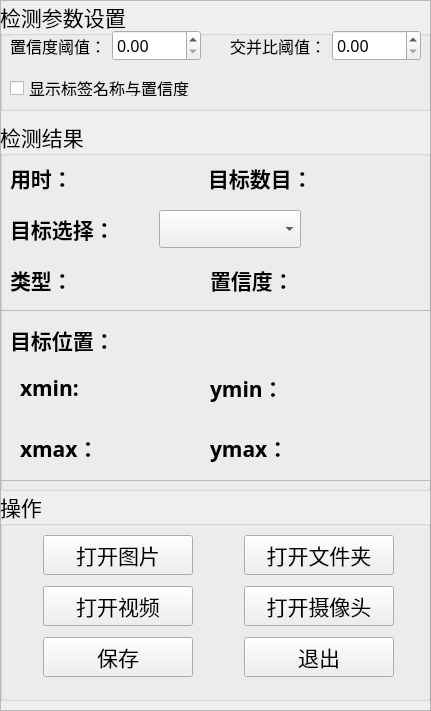
   <widget class="QFrame" name="frame_4">
    <property name="geometry">
     <rect>
      <x>810</x>
      <y>100</y>
      <width>431</width>
      <height>711</height>
     </rect>
    </property>
    <property name="frameShape">
     <enum>QFrame::StyledPanel</enum>
    </property>
    <property name="frameShadow">
     <enum>QFrame::Raised</enum>
    </property>
    <widget class="QGroupBox" name="groupBox">
     <property name="geometry">
      <rect>
       <x>0</x>
       <y>0</y>
       <width>431</width>
       <height>111</height>
      </rect>
     </property>
     <property name="font">
      <font>
       <family>华文楷体</family>
       <pointsize>16</pointsize>
      </font>
     </property>
     <property name="title">
      <string>检测参数设置</string>
     </property>
     <widget class="QCheckBox" name="checkBox">
      <property name="geometry">
       <rect>
        <x>10</x>
        <y>80</y>
        <width>411</width>
        <height>16</height>
       </rect>
      </property>
      <property name="font">
       <font>
        <family>华文楷体</family>
        <pointsize>12</pointsize>
       </font>
      </property>
      <property name="text">
       <string>显示标签名称与置信度</string>
      </property>
     </widget>
     <widget class="QWidget" name="horizontalLayoutWidget">
      <property name="geometry">
       <rect>
        <x>10</x>
        <y>30</y>
        <width>191</width>
        <height>31</height>
       </rect>
      </property>
      <layout class="QHBoxLayout" name="horizontalLayout_10">
       <item>
        <widget class="QLabel" name="label_14">
         <property name="font">
          <font>
           <family>楷体</family>
           <pointsize>12</pointsize>
          </font>
         </property>
         <property name="lineWidth">
          <number>2</number>
         </property>
         <property name="text">
          <string>置信度阈值：</string>
         </property>
        </widget>
       </item>
       <item>
        <widget class="QDoubleSpinBox" name="doubleSpinBox">
         <property name="font">
          <font>
           <family>华文楷体</family>
           <pointsize>12</pointsize>
          </font>
         </property>
         <property name="decimals">
          <number>2</number>
         </property>
        </widget>
       </item>
      </layout>
     </widget>
     <widget class="QWidget" name="horizontalLayoutWidget_2">
      <property name="geometry">
       <rect>
        <x>230</x>
        <y>30</y>
        <width>191</width>
        <height>31</height>
       </rect>
      </property>
      <layout class="QHBoxLayout" name="horizontalLayout_11">
       <item>
        <widget class="QLabel" name="label_15">
         <property name="font">
          <font>
           <family>楷体</family>
           <pointsize>12</pointsize>
          </font>
         </property>
         <property name="text">
          <string>交并比阈值：</string>
         </property>
        </widget>
       </item>
       <item>
        <widget class="QDoubleSpinBox" name="doubleSpinBox_2">
         <property name="font">
          <font>
           <family>华文楷体</family>
           <pointsize>12</pointsize>
          </font>
         </property>
        </widget>
       </item>
      </layout>
     </widget>
    </widget>
    <widget class="QGroupBox" name="groupBox_2">
     <property name="geometry">
      <rect>
       <x>0</x>
       <y>120</y>
       <width>431</width>
       <height>371</height>
      </rect>
     </property>
     <property name="font">
      <font>
       <family>华文楷体</family>
       <pointsize>16</pointsize>
      </font>
     </property>
     <property name="title">
      <string>检测结果</string>
     </property>
     <widget class="QFrame" name="frame_6">
      <property name="geometry">
       <rect>
        <x>0</x>
        <y>190</y>
        <width>431</width>
        <height>171</height>
       </rect>
      </property>
      <property name="frameShape">
       <enum>QFrame::StyledPanel</enum>
      </property>
      <property name="frameShadow">
       <enum>QFrame::Raised</enum>
      </property>
      <widget class="QLabel" name="label_4">
       <property name="geometry">
        <rect>
         <x>10</x>
         <y>10</y>
         <width>131</width>
         <height>41</height>
        </rect>
       </property>
       <property name="font">
        <font>
         <family>华文楷体</family>
         <pointsize>16</pointsize>
        </font>
       </property>
       <property name="styleSheet">
        <string notr="true"/>
       </property>
       <property name="text">
        <string>&lt;html&gt;&lt;head/&gt;&lt;body&gt;&lt;p&gt;&lt;span style=&quot; font-weight:600;&quot;&gt;目标位置：&lt;/span&gt;&lt;/p&gt;&lt;/body&gt;&lt;/html&gt;</string>
       </property>
      </widget>
      <widget class="QWidget" name="layoutWidget">
       <property name="geometry">
        <rect>
         <x>20</x>
         <y>60</y>
         <width>161</width>
         <height>37</height>
        </rect>
       </property>
       <layout class="QHBoxLayout" name="horizontalLayout">
        <item>
         <widget class="QLabel" name="label_6">
          <property name="font">
           <font>
            <family>华文楷体</family>
            <pointsize>16</pointsize>
            <weight>50</weight>
            <bold>false</bold>
           </font>
          </property>
          <property name="text">
           <string>&lt;html&gt;&lt;head/&gt;&lt;body&gt;&lt;p&gt;&lt;span style=&quot; font-weight:600;&quot;&gt;xmin:&lt;/span&gt;&lt;/p&gt;&lt;/body&gt;&lt;/html&gt;</string>
          </property>
         </widget>
        </item>
        <item>
         <widget class="QLabel" name="label_xmin">
          <property name="palette">
           <palette>
            <active>
             <colorrole role="WindowText">
              <brush brushstyle="SolidPattern">
               <color alpha="255">
                <red>255</red>
                <green>0</green>
                <blue>0</blue>
               </color>
              </brush>
             </colorrole>
            </active>
            <inactive>
             <colorrole role="WindowText">
              <brush brushstyle="SolidPattern">
               <color alpha="255">
                <red>255</red>
                <green>0</green>
                <blue>0</blue>
               </color>
              </brush>
             </colorrole>
            </inactive>
            <disabled>
             <colorrole role="WindowText">
              <brush brushstyle="SolidPattern">
               <color alpha="255">
                <red>120</red>
                <green>120</green>
                <blue>120</blue>
               </color>
              </brush>
             </colorrole>
            </disabled>
           </palette>
          </property>
          <property name="font">
           <font>
            <family>Arial</family>
            <pointsize>16</pointsize>
            <weight>75</weight>
            <bold>true</bold>
           </font>
          </property>
          <property name="text">
           <string/>
          </property>
         </widget>
        </item>
       </layout>
      </widget>
      <widget class="QWidget" name="layoutWidget">
       <property name="geometry">
        <rect>
         <x>210</x>
         <y>60</y>
         <width>161</width>
         <height>37</height>
        </rect>
       </property>
       <layout class="QHBoxLayout" name="horizontalLayout_2">
        <item>
         <widget class="QLabel" name="label_8">
          <property name="text">
           <string>&lt;html&gt;&lt;head/&gt;&lt;body&gt;&lt;p&gt;&lt;span style=&quot; font-weight:600;&quot;&gt;ymin：&lt;/span&gt;&lt;/p&gt;&lt;/body&gt;&lt;/html&gt;</string>
          </property>
         </widget>
        </item>
        <item>
         <widget class="QLabel" name="label_ymin">
          <property name="palette">
           <palette>
            <active>
             <colorrole role="WindowText">
              <brush brushstyle="SolidPattern">
               <color alpha="255">
                <red>255</red>
                <green>0</green>
                <blue>0</blue>
               </color>
              </brush>
             </colorrole>
            </active>
            <inactive>
             <colorrole role="WindowText">
              <brush brushstyle="SolidPattern">
               <color alpha="255">
                <red>255</red>
                <green>0</green>
                <blue>0</blue>
               </color>
              </brush>
             </colorrole>
            </inactive>
            <disabled>
             <colorrole role="WindowText">
              <brush brushstyle="SolidPattern">
               <color alpha="255">
                <red>120</red>
                <green>120</green>
                <blue>120</blue>
               </color>
              </brush>
             </colorrole>
            </disabled>
           </palette>
          </property>
          <property name="font">
           <font>
            <family>Arial</family>
            <pointsize>16</pointsize>
            <weight>75</weight>
            <bold>true</bold>
           </font>
          </property>
          <property name="text">
           <string/>
          </property>
         </widget>
        </item>
       </layout>
      </widget>
      <widget class="QWidget" name="layoutWidget">
       <property name="geometry">
        <rect>
         <x>20</x>
         <y>120</y>
         <width>161</width>
         <height>37</height>
        </rect>
       </property>
       <layout class="QHBoxLayout" name="horizontalLayout_3">
        <item>
         <widget class="QLabel" name="label_7">
          <property name="text">
           <string>&lt;html&gt;&lt;head/&gt;&lt;body&gt;&lt;p&gt;&lt;span style=&quot; font-weight:600;&quot;&gt;xmax：&lt;/span&gt;&lt;/p&gt;&lt;/body&gt;&lt;/html&gt;</string>
          </property>
         </widget>
        </item>
        <item>
         <widget class="QLabel" name="label_xmax">
          <property name="palette">
           <palette>
            <active>
             <colorrole role="WindowText">
              <brush brushstyle="SolidPattern">
               <color alpha="255">
                <red>255</red>
                <green>0</green>
                <blue>0</blue>
               </color>
              </brush>
             </colorrole>
            </active>
            <inactive>
             <colorrole role="WindowText">
              <brush brushstyle="SolidPattern">
               <color alpha="255">
                <red>255</red>
                <green>0</green>
                <blue>0</blue>
               </color>
              </brush>
             </colorrole>
            </inactive>
            <disabled>
             <colorrole role="WindowText">
              <brush brushstyle="SolidPattern">
               <color alpha="255">
                <red>120</red>
                <green>120</green>
                <blue>120</blue>
               </color>
              </brush>
             </colorrole>
            </disabled>
           </palette>
          </property>
          <property name="font">
           <font>
            <family>Arial</family>
            <pointsize>16</pointsize>
            <weight>75</weight>
            <bold>true</bold>
           </font>
          </property>
          <property name="text">
           <string/>
          </property>
         </widget>
        </item>
       </layout>
      </widget>
      <widget class="QWidget" name="layoutWidget">
       <property name="geometry">
        <rect>
         <x>210</x>
         <y>120</y>
         <width>161</width>
         <height>37</height>
        </rect>
       </property>
       <layout class="QHBoxLayout" name="horizontalLayout_4">
        <item>
         <widget class="QLabel" name="label_9">
          <property name="text">
           <string>&lt;html&gt;&lt;head/&gt;&lt;body&gt;&lt;p&gt;&lt;span style=&quot; font-weight:600;&quot;&gt;ymax：&lt;/span&gt;&lt;/p&gt;&lt;/body&gt;&lt;/html&gt;</string>
          </property>
         </widget>
        </item>
        <item>
         <widget class="QLabel" name="label_ymax">
          <property name="palette">
           <palette>
            <active>
             <colorrole role="WindowText">
              <brush brushstyle="SolidPattern">
               <color alpha="255">
                <red>255</red>
                <green>0</green>
                <blue>0</blue>
               </color>
              </brush>
             </colorrole>
            </active>
            <inactive>
             <colorrole role="WindowText">
              <brush brushstyle="SolidPattern">
               <color alpha="255">
                <red>255</red>
                <green>0</green>
                <blue>0</blue>
               </color>
              </brush>
             </colorrole>
            </inactive>
            <disabled>
             <colorrole role="WindowText">
              <brush brushstyle="SolidPattern">
               <color alpha="255">
                <red>120</red>
                <green>120</green>
                <blue>120</blue>
               </color>
              </brush>
             </colorrole>
            </disabled>
           </palette>
          </property>
          <property name="font">
           <font>
            <family>Arial</family>
            <pointsize>16</pointsize>
            <weight>75</weight>
            <bold>true</bold>
           </font>
          </property>
          <property name="text">
           <string/>
          </property>
         </widget>
        </item>
       </layout>
      </widget>
     </widget>
     <widget class="QWidget" name="layoutWidget">
      <property name="geometry">
       <rect>
        <x>208</x>
        <y>40</y>
        <width>211</width>
        <height>37</height>
       </rect>
      </property>
      <layout class="QHBoxLayout" name="horizontalLayout_5">
       <item>
        <widget class="QLabel" name="label">
         <property name="text">
          <string>&lt;html&gt;&lt;head/&gt;&lt;body&gt;&lt;p&gt;&lt;span style=&quot; font-weight:600;&quot;&gt;目标数目：&lt;/span&gt;&lt;/p&gt;&lt;/body&gt;&lt;/html&gt;</string>
         </property>
        </widget>
       </item>
       <item>
        <widget class="QLabel" name="label_nums">
         <property name="palette">
          <palette>
           <active>
            <colorrole role="WindowText">
             <brush brushstyle="SolidPattern">
              <color alpha="255">
               <red>255</red>
               <green>0</green>
               <blue>0</blue>
              </color>
             </brush>
            </colorrole>
            <colorrole role="Text">
             <brush brushstyle="SolidPattern">
              <color alpha="255">
               <red>0</red>
               <green>0</green>
               <blue>0</blue>
              </color>
             </brush>
            </colorrole>
            <colorrole role="PlaceholderText">
             <brush brushstyle="SolidPattern">
              <color alpha="128">
               <red>255</red>
               <green>0</green>
               <blue>0</blue>
              </color>
             </brush>
            </colorrole>
           </active>
           <inactive>
            <colorrole role="WindowText">
             <brush brushstyle="SolidPattern">
              <color alpha="255">
               <red>255</red>
               <green>0</green>
               <blue>0</blue>
              </color>
             </brush>
            </colorrole>
            <colorrole role="Text">
             <brush brushstyle="SolidPattern">
              <color alpha="255">
               <red>0</red>
               <green>0</green>
               <blue>0</blue>
              </color>
             </brush>
            </colorrole>
            <colorrole role="PlaceholderText">
             <brush brushstyle="SolidPattern">
              <color alpha="128">
               <red>255</red>
               <green>0</green>
               <blue>0</blue>
              </color>
             </brush>
            </colorrole>
           </inactive>
           <disabled>
            <colorrole role="WindowText">
             <brush brushstyle="SolidPattern">
              <color alpha="255">
               <red>120</red>
               <green>120</green>
               <blue>120</blue>
              </color>
             </brush>
            </colorrole>
            <colorrole role="Text">
             <brush brushstyle="SolidPattern">
              <color alpha="255">
               <red>120</red>
               <green>120</green>
               <blue>120</blue>
              </color>
             </brush>
            </colorrole>
            <colorrole role="PlaceholderText">
             <brush brushstyle="SolidPattern">
              <color alpha="128">
               <red>0</red>
               <green>0</green>
               <blue>0</blue>
              </color>
             </brush>
            </colorrole>
           </disabled>
          </palette>
         </property>
         <property name="font">
          <font>
           <family>Arial</family>
           <pointsize>16</pointsize>
           <weight>75</weight>
           <bold>true</bold>
          </font>
         </property>
         <property name="text">
          <string/>
         </property>
        </widget>
       </item>
      </layout>
     </widget>
     <widget class="QWidget" name="layoutWidget">
      <property name="geometry">
       <rect>
        <x>10</x>
        <y>90</y>
        <width>291</width>
        <height>38</height>
       </rect>
      </property>
      <layout class="QHBoxLayout" name="horizontalLayout_6">
       <item>
        <widget class="QLabel" name="label_5">
         <property name="text">
          <string>&lt;html&gt;&lt;head/&gt;&lt;body&gt;&lt;p&gt;&lt;span style=&quot; font-weight:600;&quot;&gt;目标选择：&lt;/span&gt;&lt;/p&gt;&lt;/body&gt;&lt;/html&gt;</string>
         </property>
        </widget>
       </item>
       <item>
        <widget class="QComboBox" name="comboBox"/>
       </item>
      </layout>
     </widget>
     <widget class="QWidget" name="layoutWidget_2">
      <property name="geometry">
       <rect>
        <x>10</x>
        <y>40</y>
        <width>171</width>
        <height>37</height>
       </rect>
      </property>
      <layout class="QHBoxLayout" name="horizontalLayout_7">
       <item>
        <widget class="QLabel" name="label_10">
         <property name="text">
          <string>&lt;html&gt;&lt;head/&gt;&lt;body&gt;&lt;p&gt;&lt;span style=&quot; font-weight:600;&quot;&gt;用时：&lt;/span&gt;&lt;/p&gt;&lt;/body&gt;&lt;/html&gt;</string>
         </property>
        </widget>
       </item>
       <item>
        <widget class="QLabel" name="time_lb">
         <property name="palette">
          <palette>
           <active>
            <colorrole role="WindowText">
             <brush brushstyle="SolidPattern">
              <color alpha="255">
               <red>255</red>
               <green>0</green>
               <blue>0</blue>
              </color>
             </brush>
            </colorrole>
            <colorrole role="Text">
             <brush brushstyle="SolidPattern">
              <color alpha="255">
               <red>0</red>
               <green>0</green>
               <blue>0</blue>
              </color>
             </brush>
            </colorrole>
            <colorrole role="PlaceholderText">
             <brush brushstyle="SolidPattern">
              <color alpha="128">
               <red>255</red>
               <green>0</green>
               <blue>0</blue>
              </color>
             </brush>
            </colorrole>
           </active>
           <inactive>
            <colorrole role="WindowText">
             <brush brushstyle="SolidPattern">
              <color alpha="255">
               <red>255</red>
               <green>0</green>
               <blue>0</blue>
              </color>
             </brush>
            </colorrole>
            <colorrole role="Text">
             <brush brushstyle="SolidPattern">
              <color alpha="255">
               <red>0</red>
               <green>0</green>
               <blue>0</blue>
              </color>
             </brush>
            </colorrole>
            <colorrole role="PlaceholderText">
             <brush brushstyle="SolidPattern">
              <color alpha="128">
               <red>255</red>
               <green>0</green>
               <blue>0</blue>
              </color>
             </brush>
            </colorrole>
           </inactive>
           <disabled>
            <colorrole role="WindowText">
             <brush brushstyle="SolidPattern">
              <color alpha="255">
               <red>120</red>
               <green>120</green>
               <blue>120</blue>
              </color>
             </brush>
            </colorrole>
            <colorrole role="Text">
             <brush brushstyle="SolidPattern">
              <color alpha="255">
               <red>120</red>
               <green>120</green>
               <blue>120</blue>
              </color>
             </brush>
            </colorrole>
            <colorrole role="PlaceholderText">
             <brush brushstyle="SolidPattern">
              <color alpha="128">
               <red>0</red>
               <green>0</green>
               <blue>0</blue>
              </color>
             </brush>
            </colorrole>
           </disabled>
          </palette>
         </property>
         <property name="font">
          <font>
           <family>Arial</family>
           <pointsize>16</pointsize>
           <weight>75</weight>
           <bold>true</bold>
          </font>
         </property>
         <property name="text">
          <string/>
         </property>
        </widget>
       </item>
      </layout>
     </widget>
     <widget class="QWidget" name="layoutWidget">
      <property name="geometry">
       <rect>
        <x>210</x>
        <y>140</y>
        <width>191</width>
        <height>41</height>
       </rect>
      </property>
      <layout class="QHBoxLayout" name="horizontalLayout_8">
       <item>
        <widget class="QLabel" name="label_11">
         <property name="text">
          <string>&lt;html&gt;&lt;head/&gt;&lt;body&gt;&lt;p&gt;&lt;span style=&quot; font-weight:600;&quot;&gt;置信度：&lt;/span&gt;&lt;/p&gt;&lt;/body&gt;&lt;/html&gt;</string>
         </property>
        </widget>
       </item>
       <item>
        <widget class="QLabel" name="label_conf">
         <property name="palette">
          <palette>
           <active>
            <colorrole role="WindowText">
             <brush brushstyle="SolidPattern">
              <color alpha="255">
               <red>255</red>
               <green>0</green>
               <blue>0</blue>
              </color>
             </brush>
            </colorrole>
           </active>
           <inactive>
            <colorrole role="WindowText">
             <brush brushstyle="SolidPattern">
              <color alpha="255">
               <red>255</red>
               <green>0</green>
               <blue>0</blue>
              </color>
             </brush>
            </colorrole>
           </inactive>
           <disabled>
            <colorrole role="WindowText">
             <brush brushstyle="SolidPattern">
              <color alpha="255">
               <red>120</red>
               <green>120</green>
               <blue>120</blue>
              </color>
             </brush>
            </colorrole>
           </disabled>
          </palette>
         </property>
         <property name="font">
          <font>
           <family>Arial</family>
           <pointsize>16</pointsize>
           <weight>75</weight>
           <bold>true</bold>
          </font>
         </property>
         <property name="text">
          <string/>
         </property>
        </widget>
       </item>
      </layout>
     </widget>
     <widget class="QWidget" name="layoutWidget_3">
      <property name="geometry">
       <rect>
        <x>10</x>
        <y>140</y>
        <width>191</width>
        <height>41</height>
       </rect>
      </property>
      <layout class="QHBoxLayout" name="horizontalLayout_9">
       <item>
        <widget class="QLabel" name="label_13">
         <property name="maximumSize">
          <size>
           <width>60</width>
           <height>16777215</height>
          </size>
         </property>
         <property name="text">
          <string>&lt;html&gt;&lt;head/&gt;&lt;body&gt;&lt;p&gt;&lt;span style=&quot; font-weight:600;&quot;&gt;类型：&lt;/span&gt;&lt;/p&gt;&lt;/body&gt;&lt;/html&gt;</string>
         </property>
        </widget>
       </item>
       <item>
        <widget class="QLabel" name="type_lb">
         <property name="palette">
          <palette>
           <active>
            <colorrole role="WindowText">
             <brush brushstyle="SolidPattern">
              <color alpha="255">
               <red>255</red>
               <green>0</green>
               <blue>0</blue>
              </color>
             </brush>
            </colorrole>
           </active>
           <inactive>
            <colorrole role="WindowText">
             <brush brushstyle="SolidPattern">
              <color alpha="255">
               <red>255</red>
               <green>0</green>
               <blue>0</blue>
              </color>
             </brush>
            </colorrole>
           </inactive>
           <disabled>
            <colorrole role="WindowText">
             <brush brushstyle="SolidPattern">
              <color alpha="255">
               <red>120</red>
               <green>120</green>
               <blue>120</blue>
              </color>
             </brush>
            </colorrole>
           </disabled>
          </palette>
         </property>
         <property name="font">
          <font>
           <family>Arial</family>
           <pointsize>16</pointsize>
           <weight>75</weight>
           <bold>true</bold>
          </font>
         </property>
         <property name="text">
          <string/>
         </property>
        </widget>
       </item>
      </layout>
     </widget>
    </widget>
    <widget class="QGroupBox" name="groupBox_4">
     <property name="geometry">
      <rect>
       <x>0</x>
       <y>490</y>
       <width>431</width>
       <height>211</height>
      </rect>
     </property>
     <property name="font">
      <font>
       <family>华文楷体</family>
       <pointsize>16</pointsize>
      </font>
     </property>
     <property name="title">
      <string>操作</string>
     </property>
     <widget class="QWidget" name="layoutWidget">
      <property name="geometry">
       <rect>
        <x>17</x>
        <y>30</y>
        <width>430</width>
        <height>171</height>
       </rect>
      </property>
      <layout class="QFormLayout" name="formLayout">
       <property name="labelAlignment">
        <set>Qt::AlignCenter</set>
       </property>
       <property name="formAlignment">
        <set>Qt::AlignCenter</set>
       </property>
       <property name="horizontalSpacing">
        <number>51</number>
       </property>
       <property name="verticalSpacing">
        <number>11</number>
       </property>
       <property name="leftMargin">
        <number>0</number>
       </property>
       <property name="topMargin">
        <number>0</number>
       </property>
       <property name="rightMargin">
        <number>77</number>
       </property>
       <item row="0" column="1">
        <widget class="QPushButton" name="FilesBtn">
         <property name="minimumSize">
          <size>
           <width>150</width>
           <height>40</height>
          </size>
         </property>
         <property name="maximumSize">
          <size>
           <width>150</width>
           <height>40</height>
          </size>
         </property>
         <property name="font">
          <font>
           <family>华文楷体</family>
           <pointsize>16</pointsize>
          </font>
         </property>
         <property name="styleSheet">
          <string notr="true"/>
         </property>
         <property name="text">
          <string>打开文件夹</string>
         </property>
         <property name="icon">
          <iconset resource="ui_sources.qrc">
           <normaloff>:/icons/ui_imgs/icons/folder.png</normaloff>:/icons/ui_imgs/icons/folder.png</iconset>
         </property>
         <property name="iconSize">
          <size>
           <width>30</width>
           <height>30</height>
          </size>
         </property>
        </widget>
       </item>
       <item row="1" column="0">
        <widget class="QPushButton" name="VideoBtn">
         <property name="minimumSize">
          <size>
           <width>150</width>
           <height>40</height>
          </size>
         </property>
         <property name="maximumSize">
          <size>
           <width>150</width>
           <height>40</height>
          </size>
         </property>
         <property name="font">
          <font>
           <family>华文楷体</family>
           <pointsize>16</pointsize>
          </font>
         </property>
         <property name="text">
          <string>打开视频</string>
         </property>
         <property name="icon">
          <iconset resource="ui_sources.qrc">
           <normaloff>:/icons/ui_imgs/icons/video.png</normaloff>:/icons/ui_imgs/icons/video.png</iconset>
         </property>
         <property name="iconSize">
          <size>
           <width>30</width>
           <height>30</height>
          </size>
         </property>
        </widget>
       </item>
       <item row="1" column="1">
        <widget class="QPushButton" name="CapBtn">
         <property name="minimumSize">
          <size>
           <width>150</width>
           <height>40</height>
          </size>
         </property>
         <property name="maximumSize">
          <size>
           <width>150</width>
           <height>40</height>
          </size>
         </property>
         <property name="font">
          <font>
           <family>华文楷体</family>
           <pointsize>16</pointsize>
          </font>
         </property>
         <property name="text">
          <string>打开摄像头</string>
         </property>
         <property name="icon">
          <iconset resource="ui_sources.qrc">
           <normaloff>:/icons/ui_imgs/icons/camera.png</normaloff>:/icons/ui_imgs/icons/camera.png</iconset>
         </property>
         <property name="iconSize">
          <size>
           <width>30</width>
           <height>30</height>
          </size>
         </property>
        </widget>
       </item>
       <item row="2" column="0">
        <widget class="QPushButton" name="SaveBtn">
         <property name="minimumSize">
          <size>
           <width>150</width>
           <height>40</height>
          </size>
         </property>
         <property name="maximumSize">
          <size>
           <width>150</width>
           <height>40</height>
          </size>
         </property>
         <property name="text">
          <string>保存</string>
         </property>
         <property name="icon">
          <iconset resource="ui_sources.qrc">
           <normaloff>:/icons/ui_imgs/icons/保存.png</normaloff>:/icons/ui_imgs/icons/保存.png</iconset>
         </property>
         <property name="iconSize">
          <size>
           <width>30</width>
           <height>30</height>
          </size>
         </property>
        </widget>
       </item>
       <item row="2" column="1">
        <widget class="QPushButton" name="ExitBtn">
         <property name="minimumSize">
          <size>
           <width>150</width>
           <height>40</height>
          </size>
         </property>
         <property name="maximumSize">
          <size>
           <width>150</width>
           <height>40</height>
          </size>
         </property>
         <property name="text">
          <string>退出</string>
         </property>
         <property name="icon">
          <iconset resource="ui_sources.qrc">
           <normaloff>:/icons/ui_imgs/icons/退出.png</normaloff>:/icons/ui_imgs/icons/退出.png</iconset>
         </property>
         <property name="iconSize">
          <size>
           <width>30</width>
           <height>30</height>
          </size>
         </property>
        </widget>
       </item>
       <item row="0" column="0">
        <widget class="QPushButton" name="PicBtn">
         <property name="minimumSize">
          <size>
           <width>150</width>
           <height>40</height>
          </size>
         </property>
         <property name="maximumSize">
          <size>
           <width>150</width>
           <height>40</height>
          </size>
         </property>
         <property name="font">
          <font>
           <family>华文楷体</family>
           <pointsize>16</pointsize>
          </font>
         </property>
         <property name="styleSheet">
          <string notr="true"/>
         </property>
         <property name="text">
          <string>打开图片</string>
         </property>
         <property name="icon">
          <iconset resource="ui_sources.qrc">
           <normaloff>:/icons/ui_imgs/icons/img.png</normaloff>:/icons/ui_imgs/icons/img.png</iconset>
         </property>
         <property name="iconSize">
          <size>
           <width>30</width>
           <height>30</height>
          </size>
         </property>
        </widget>
       </item>
      </layout>
     </widget>
    </widget>
   </widget>
